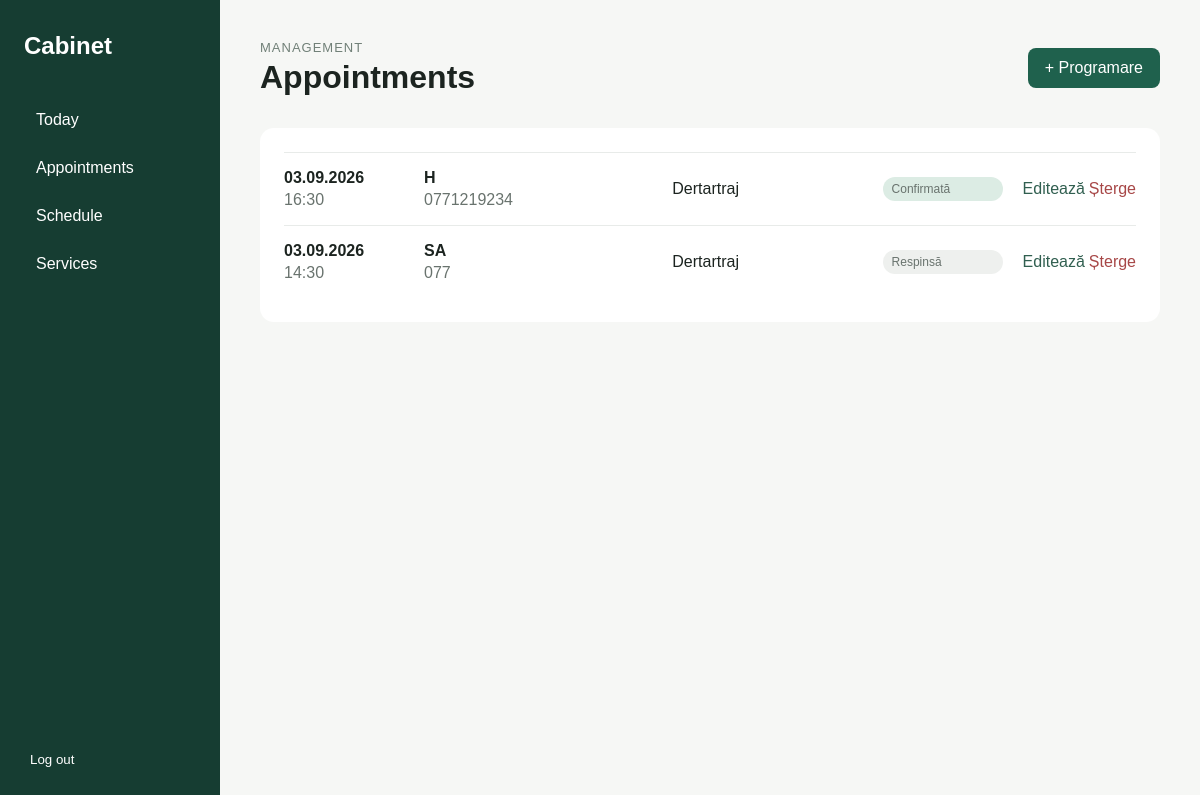
The app's page /management/appointments/ (signed in) with its own data.
### bookings/models.py (models this page shows, shortened)
class Appointment(models.Model):
    class Status(models.TextChoices):
        PENDING = "pending", "În așteptare"
        CONFIRMED = "confirmed", "Confirmată"
        REJECTED = "rejected", "Respinsă"
        CANCELLED = "cancelled", "Anulată"
        COMPLETED = "completed", "Finalizată"
        NO_SHOW = "no_show", "Neprezentat"
    patient_name = models.CharField(max_length=120)
    patient_phone = models.CharField(max_length=20)
    patient_email = models.EmailField(blank=True)
    service = models.ForeignKey(
        Service,
        on_delete=models.PROTECT,
        related_name="appointments",
    )
    date = models.DateField()
    time = models.TimeField()
    status = models.CharField(
        max_length=20,
        choices=Status.choices,
        default=Status.PENDING,
    )
    created_at = models.DateTimeField(auto_now_add=True)

class Service(models.Model):
    name = models.CharField(max_length=100)
    duration = models.PositiveIntegerField(default=30)
    price = models.DecimalField(max_digits=8, decimal_places=2, null=True, blank=True)
    is_active = models.BooleanField(default=True)

### dashboard/views.py (the view)
# urls.py: path("appointments/", views.appointments, name="dashboard_appointments"),
@staff_member_required(login_url="dashboard_login")
def appointments(request):
    appointments = (
        Appointment.objects
        .select_related("service")
        .order_by("-date", "-time")
    )
    return render(request, "dashboard/appointments.html", {
        "appointments": appointments,
    })

### templates/dashboard/appointments.html (shortened to what this page needs)
{% extends "dashboard/base.html" %}
{% block content %}
<header class="dashboard-header">
    <div>
        <p class="eyebrow">Management</p>
        <h1>Appointments</h1>
    </div>
    <a href="{% url 'manual_appointment' %}" class="primary-button">
        + Programare
    </a>
</header>
<section class="agenda-section">
    {% for appointment in appointments %}
        <div class="appointment-management-row">
            <div class="appointment-date">
                <strong>{{ appointment.date|date:"d.m.Y" }}</strong>
                <span>{{ appointment.time|time:"H:i" }}</span>
            </div>
            <div>
                <strong>{{ appointment.patient_name }}</strong>
                <span>{{ appointment.patient_phone }}</span>
            </div>
            <div>
                {{ appointment.service.name }}
            </div>
            <div>
                <span class="status status-{{ appointment.status }}">
                    {{ appointment.get_status_display }}
                </span>
            </div>
            <div class="row-actions">
                <a href="{% url 'appointment_edit' appointment.id %}">
                    Editează
                </a>
                <form
                    method="post"
                    action="{% url 'appointment_delete' appointment.id %}"
                    onsubmit="return confirm('Ștergi această programare?');"
                >
                    <button type="submit" class="delete-link">
                        Șterge
                    </button>
                </form>
            </div>
        </div>
    {% empty %}
        <p>Nu există programări.</p>
    {% endfor %}
</section>
{% endblock %}

### templates/dashboard/base.html (shortened to what this page needs)
{% load static %}
<!DOCTYPE html>
<html lang="ro">
<head>
    <link rel="stylesheet" href="{% static 'css/dashboard.css' %}">
</head>
<body class="dashboard-body">
<div class="dashboard-layout">
    <aside class="sidebar">
        <h2>Cabinet</h2>
        <nav>
            <a href="{% url 'dashboard_home' %}">Today</a>
            <a href="{% url 'dashboard_appointments' %}">Appointments</a>
            <a href="{% url 'dashboard_schedule' %}">Schedule</a>
            <a href="{% url 'dashboard_services' %}">Services</a>
        </nav>
        <form method="post" action="{% url 'dashboard_logout' %}">
            <button type="submit">Log out</button>
        </form>
    </aside>
    <main class="dashboard-main">
        {% block content %}
        {% endblock %}
    </main>
</div>
</body>
</html>

### static/css/dashboard.css (style rules this page uses)
* { box-sizing: border-box; }
body { margin: 0; font-family: Arial, sans-serif; background: #f6f7f5; color: #1c2420; }
.dashboard-layout { min-height: 100vh; display: grid; grid-template-columns: 220px 1fr; }
.sidebar { padding: 32px 24px; background: #163d32; color: white; display: flex; flex-direction: column; }
.sidebar h2 { margin: 0 0 40px; }
.sidebar nav { display: flex; flex-direction: column; gap: 8px; }
.sidebar a { color: white; text-decoration: none; padding: 11px 12px; border-radius: 8px; }
.sidebar form { margin-top: auto; }
.sidebar button { background: none; border: 0; color: white; cursor: pointer; }
.dashboard-main { padding: 40px; max-width: 1300px; }
.dashboard-header, .agenda-header, .section-heading { display: flex; justify-content: space-between; align-items: center; }
.dashboard-header { margin-bottom: 32px; }
.dashboard-header h1, .agenda-header h2 { margin: 4px 0 0; }
.eyebrow { margin: 0; color: #718078; font-size: 13px; text-transform: uppercase; letter-spacing: 1px; }
.primary-button { display: inline-block; background: #1f614d; color: white; border: 0; border-radius: 8px; padding: 11px 17px; text-decoration: none; cursor: pointer; }
.pending-section, .agenda-section, .form-card { background: white; border-radius: 14px; padding: 24px; margin-bottom: 24px; }
.status { font-size: 12px; border-radius: 999px; padding: 5px 9px; background: #eef0ee; }
.status-confirmed { background: #dcece4; }
.appointment-management-row, .service-row { display: grid; align-items: center; gap: 20px; padding: 16px 0; border-top: 1px solid #e8ebe9; }
.appointment-management-row { grid-template-columns: 120px 1.2fr 1fr 120px auto; }
.appointment-date, .appointment-management-row > div, .service-row > div { display: flex; flex-direction: column; gap: 4px; }
.appointment-management-row span, .service-row span { color: #69736e; }
.row-actions { display: flex !important; flex-direction: row !important; align-items: center; justify-content: flex-end; gap: 12px; }
.row-actions form { margin: 0; }
.row-actions a, .delete-link { font: inherit; color: #315f50; text-decoration: none; background: none; border: 0; cursor: pointer; padding: 0; }
.delete-link { color: #a74747; }

### records on screen
Appointment: date "03.09.2026", time "16:30", patient_name "H", patient_phone "0771219234", service.name "Dertartraj", status "Confirmată"
Appointment: date "03.09.2026", time "14:30", patient_name "SA", patient_phone "077", service.name "Dertartraj", status "Respinsă"
